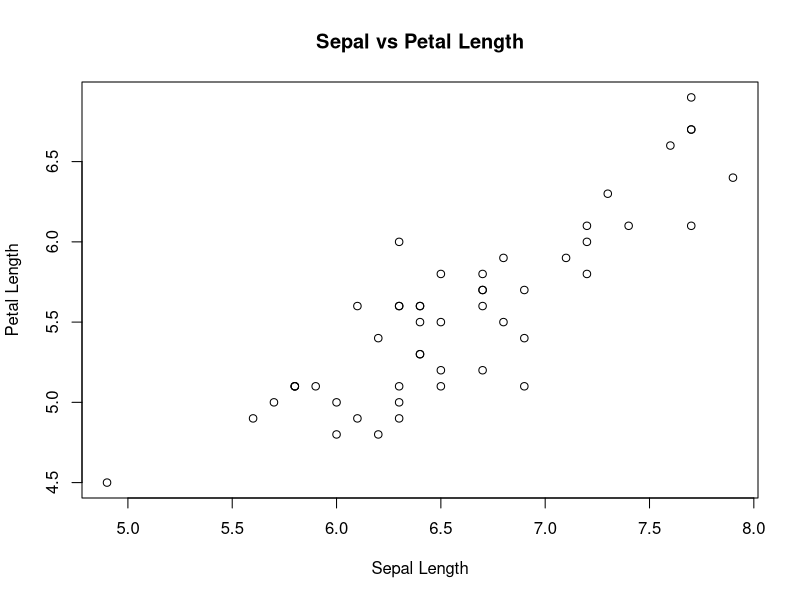
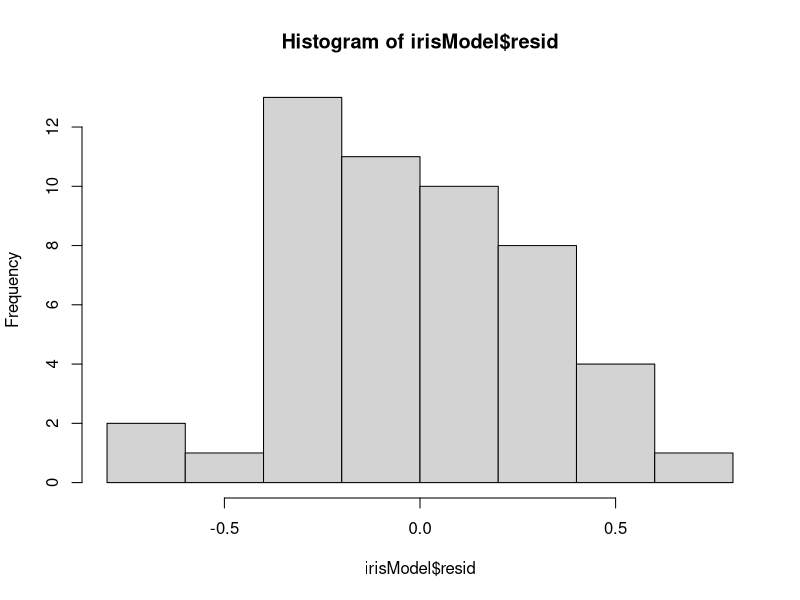
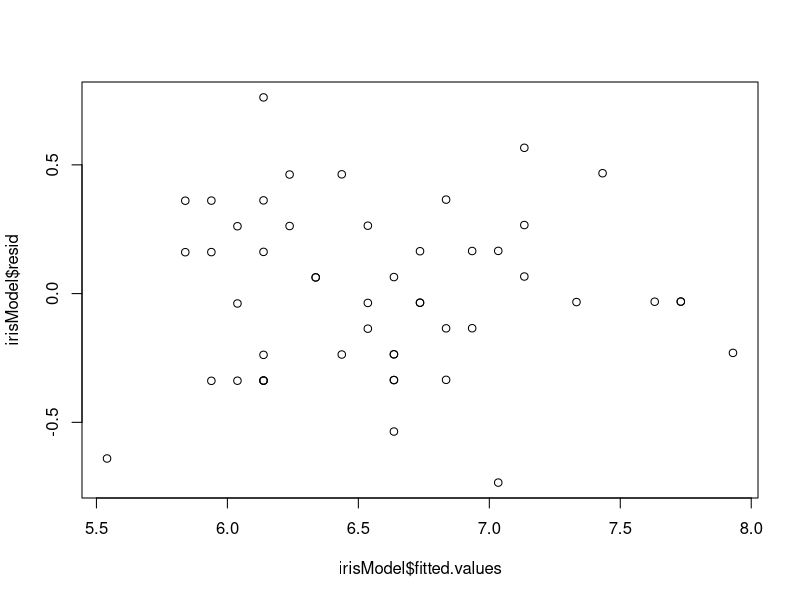
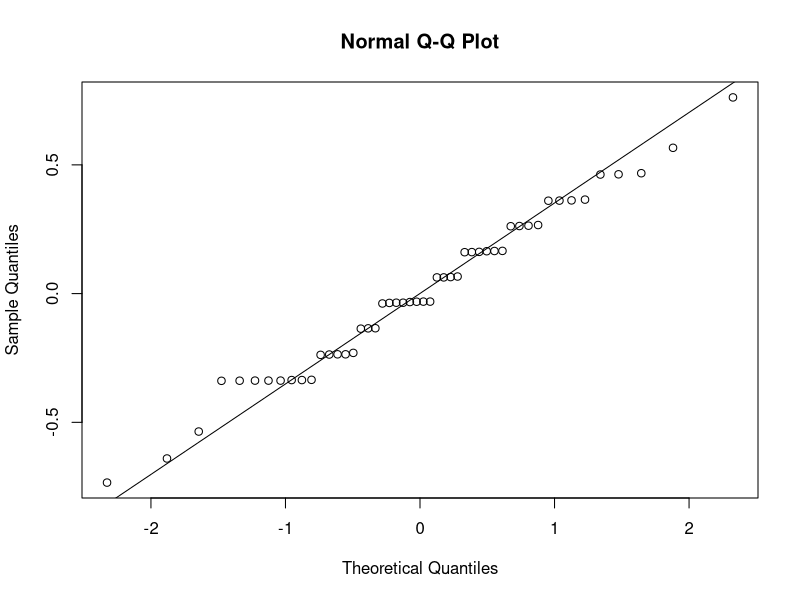

Generate these figures, in order, with R:
#1. 
virginicaData <- droplevels(subset(iris,Species == "virginica"))
#2.
attach(virginicaData)
plot(Sepal.Length,Petal.Length,xlab="Sepal Length", ylab="Petal Length", main="Sepal vs Petal Length")
# #3. Data seems approximately linear, with a positive slope of about 1.
#The data has a uniform spread without too much width. There are no strong deviations, although there appears to be one outlier at about (6.25,6).

#4
irisModel <- lm(Sepal.Length~Petal.Length, data = virginicaData)
summary(irisModel)
# a.  SepalLength = 1.060 + 0.996 * Petal.Length

#b.
hist(irisModel$resid)
# The residuals here appear to follow a gamma distribution more than a normal distribution, so potentially the data is non-linear, although the residuals are not too 
# far off from a normal distribution
plot(irisModel$fitted.values, irisModel$resid)
#Here, there is no clear pattern, although it is obvious that there are more data points around the median x values than the extremes.
qqnorm(irisModel$resid)
qqline(irisModel$resid)
#the Q-Q plots seem to be linear, along the expected line. 
#Overall this model seems to be a very good fit. The residuals
#are a bit skewed, but the other plots seem to support the linearity of the data.

